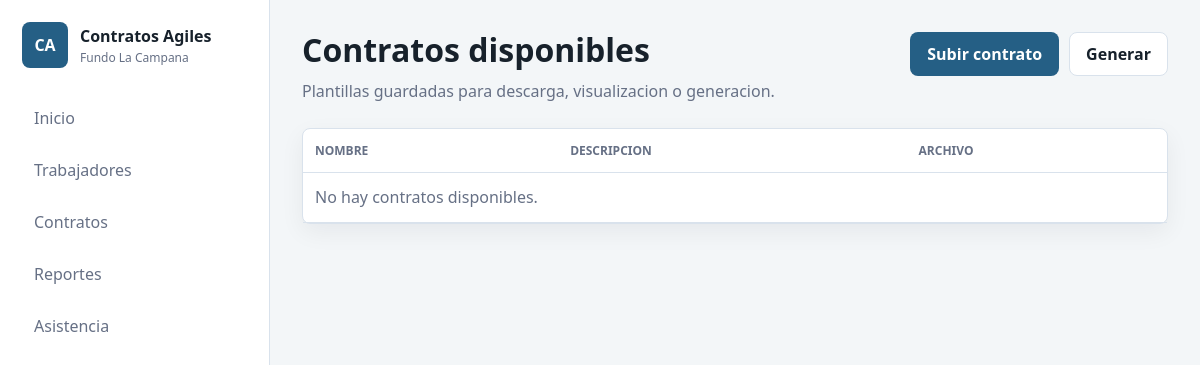
The page /proyectos/contratos-agiles/listar_contratos/ on the database as committed earlier.
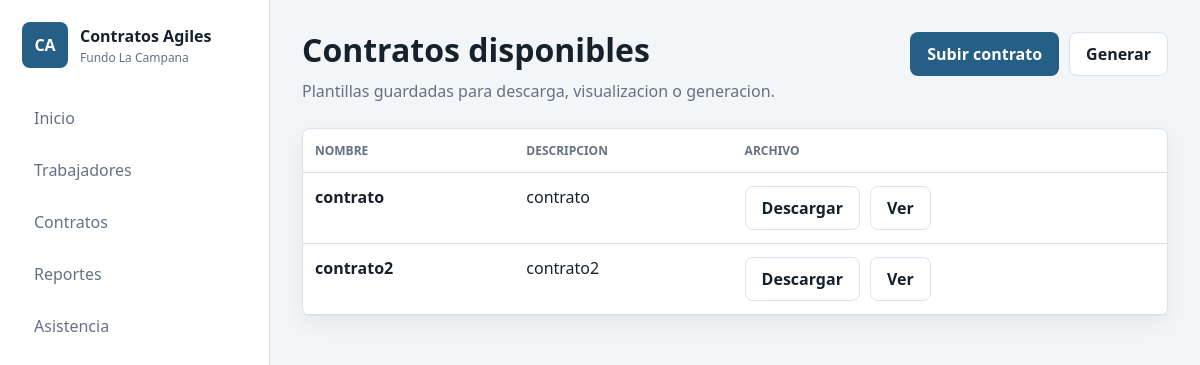
The same page on the database as committed later.
### proyectos/contratos_agiles/models.py (models this page shows, shortened)
class Contrato(models.Model):
    nombre = models.CharField(max_length=100)
    descripcion = models.TextField()
    archivo = models.FileField(upload_to="contratos/")

### proyectos/contratos_agiles/views.py (the view)
# urls.py: path("listar_contratos/", views.listar_contratos, name="listar_contratos"),
def listar_contratos(request):
    contratos = Contrato.objects.all()
    return render(
        request, "contratos_agiles/listar_contratos.html", {"contratos": contratos}
    )

### proyectos/contratos_agiles/templates/contratos_agiles/listar_contratos.html (shortened to what this page needs)
{% extends 'contratos_agiles/base.html' %}
{% block content %}
<header class="page-header">
    <div>
        <h1>Contratos disponibles</h1>
        <p>Plantillas guardadas para descarga, visualizacion o generacion.</p>
    </div>
    <div class="actions">
        <a class="btn" href="{% url 'contratos_agiles:subir_contrato' %}">Subir contrato</a>
        <a class="btn secondary" href="{% url 'contratos_agiles:seleccionar_contrato' %}">Generar</a>
    </div>
</header>
<section class="card">
    <div class="table-wrap">
        <table>
            <thead>
                <tr>
                    <th>Nombre</th>
                    <th>Descripcion</th>
                    <th>Archivo</th>
                </tr>
            </thead>
            <tbody>
                {% for contrato in contratos %}
                    <tr>
                        <td><strong>{{ contrato.nombre }}</strong></td>
                        <td>{{ contrato.descripcion }}</td>
                        <td>
                            <div class="actions">
                                <a class="btn secondary" href="{{ contrato.archivo.url }}" download>Descargar</a>
                                <a class="btn secondary" href="{% url 'contratos_agiles:visualizar_contrato' contrato.id %}">Ver</a>
                            </div>
                        </td>
                    </tr>
                {% empty %}
                    <tr><td colspan="3" class="empty-state">No hay contratos disponibles.</td></tr>
                {% endfor %}
            </tbody>
        </table>
    </div>
</section>
{% endblock %}

Rows that differ between the two databases and show on the page:
added Contrato: nombre "contrato", descripcion "contrato"
added Contrato: nombre "contrato2", descripcion "contrato2"
Other text that changed with them:
text no longer shown: "No hay contratos disponibles."
